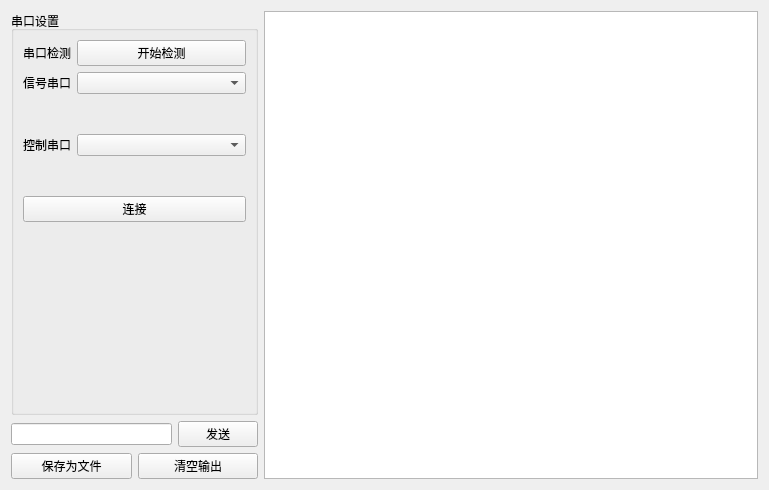
<?xml version="1.0" encoding="UTF-8"?>
<ui version="4.0">
 <class>Serial</class>
 <widget class="QWidget" name="Serial">
  <property name="geometry">
   <rect>
    <x>0</x>
    <y>0</y>
    <width>769</width>
    <height>490</height>
   </rect>
  </property>
  <property name="windowTitle">
   <string>Form</string>
  </property>
  <layout class="QGridLayout" name="gridLayout">
   <item row="0" column="0">
    <layout class="QHBoxLayout" name="horizontalLayout" stretch="1,2">
     <item>
      <layout class="QVBoxLayout" name="verticalLayout" stretch="7,0,1">
       <item>
        <widget class="QGroupBox" name="groupBox">
         <property name="sizePolicy">
          <sizepolicy hsizetype="Preferred" vsizetype="Preferred">
           <horstretch>0</horstretch>
           <verstretch>0</verstretch>
          </sizepolicy>
         </property>
         <property name="title">
          <string>串口设置</string>
         </property>
         <layout class="QFormLayout" name="formLayout">
          <item row="0" column="0">
           <widget class="QLabel" name="label">
            <property name="text">
             <string>串口检测</string>
            </property>
           </widget>
          </item>
          <item row="0" column="1">
           <widget class="QPushButton" name="CheckButton">
            <property name="text">
             <string>开始检测</string>
            </property>
           </widget>
          </item>
          <item row="1" column="0">
           <widget class="QLabel" name="label_5">
            <property name="text">
             <string>&lt;html&gt;&lt;head/&gt;&lt;body&gt;&lt;p align=&quot;center&quot;&gt;信号串口&lt;/p&gt;&lt;/body&gt;&lt;/html&gt;</string>
            </property>
           </widget>
          </item>
          <item row="1" column="1">
           <widget class="QComboBox" name="serialComboBox"/>
          </item>
          <item row="2" column="0" colspan="2">
           <widget class="QLabel" name="statues">
            <property name="text">
             <string>&lt;html&gt;&lt;head/&gt;&lt;body&gt;&lt;p align=&quot;center&quot;&gt;&lt;span style=&quot; color:#ff0000;&quot;&gt;&lt;br/&gt;&lt;/span&gt;&lt;/p&gt;&lt;/body&gt;&lt;/html&gt;</string>
            </property>
            <property name="textFormat">
             <enum>Qt::AutoText</enum>
            </property>
           </widget>
          </item>
          <item row="3" column="0">
           <widget class="QLabel" name="label_15">
            <property name="text">
             <string>&lt;html&gt;&lt;head/&gt;&lt;body&gt;&lt;p align=&quot;center&quot;&gt;控制串口&lt;/p&gt;&lt;/body&gt;&lt;/html&gt;</string>
            </property>
           </widget>
          </item>
          <item row="3" column="1">
           <widget class="QComboBox" name="serialComboBox2"/>
          </item>
          <item row="4" column="0" colspan="2">
           <widget class="QLabel" name="statues_3">
            <property name="text">
             <string>&lt;html&gt;&lt;head/&gt;&lt;body&gt;&lt;p align=&quot;center&quot;&gt;&lt;span style=&quot; color:#ff0000;&quot;&gt;&lt;br/&gt;&lt;/span&gt;&lt;/p&gt;&lt;/body&gt;&lt;/html&gt;</string>
            </property>
            <property name="textFormat">
             <enum>Qt::AutoText</enum>
            </property>
           </widget>
          </item>
          <item row="5" column="0" colspan="2">
           <widget class="QPushButton" name="connectButton">
            <property name="text">
             <string>连接</string>
            </property>
           </widget>
          </item>
         </layout>
        </widget>
       </item>
       <item>
        <layout class="QHBoxLayout" name="horizontalLayout_2">
         <item>
          <widget class="QLineEdit" name="sendEdit"/>
         </item>
         <item>
          <widget class="QPushButton" name="sendButton">
           <property name="text">
            <string>发送</string>
           </property>
          </widget>
         </item>
        </layout>
       </item>
       <item>
        <layout class="QHBoxLayout" name="horizontalLayout_3">
         <item>
          <widget class="QPushButton" name="saveButton">
           <property name="text">
            <string>保存为文件</string>
           </property>
          </widget>
         </item>
         <item>
          <widget class="QPushButton" name="clearButton">
           <property name="text">
            <string>清空输出</string>
           </property>
          </widget>
         </item>
        </layout>
       </item>
      </layout>
     </item>
     <item>
      <widget class="QTextBrowser" name="tb"/>
     </item>
    </layout>
   </item>
  </layout>
 </widget>
 <resources/>
 <connections/>
</ui>
